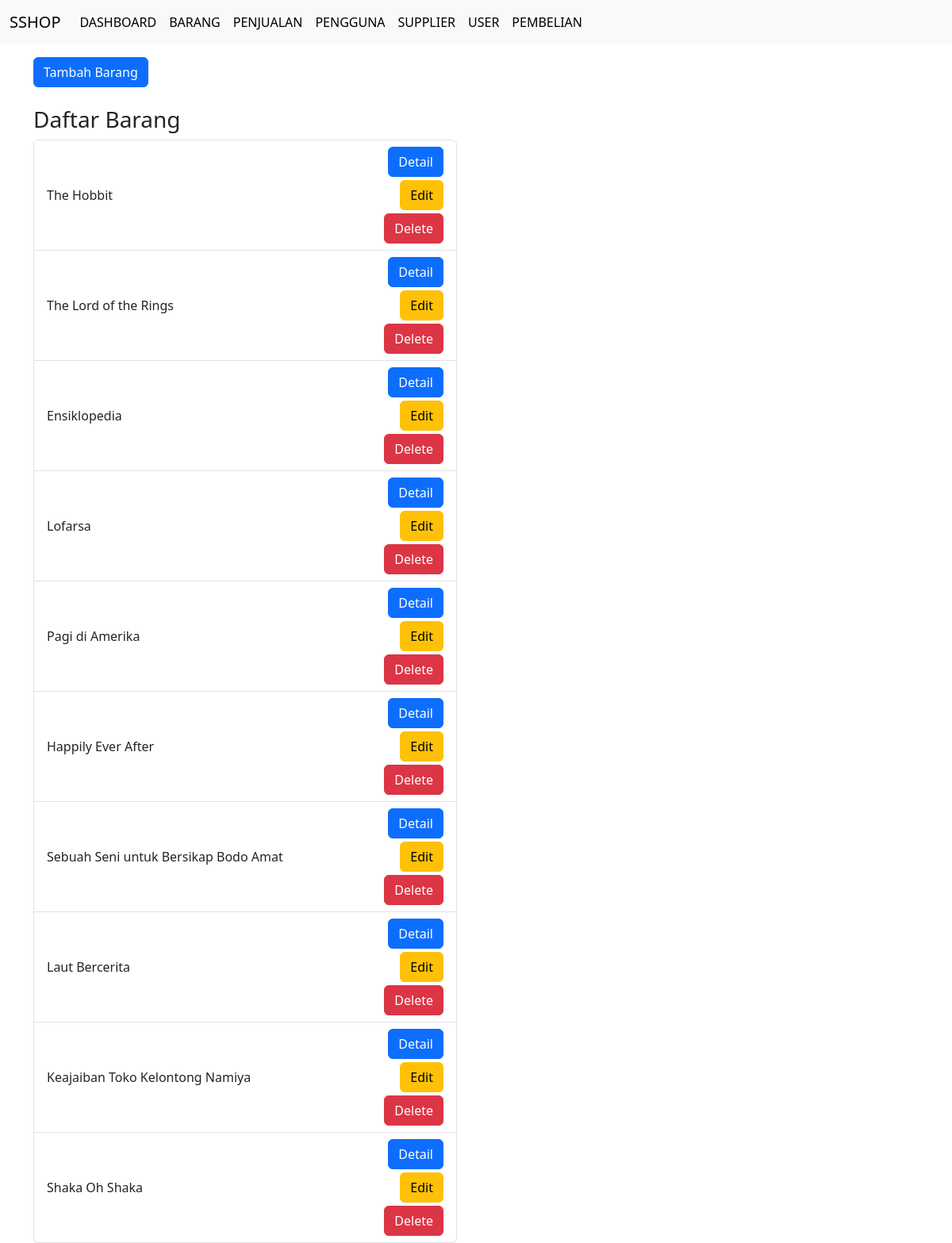
/public/barang, run on the app's committed database.
### tables this page shows
CREATE TABLE `barang` (
  `IdBarang` int(11) NOT NULL,
  `NamaBarang` varchar(100) DEFAULT NULL,
  `Keterangan` text DEFAULT NULL,
  `Satuan` varchar(20) DEFAULT NULL,
  `IdPengguna` int(11) DEFAULT NULL
);

### app/core/Controller.php (called while the page is built, shortened)
<?php
class Controller {
    public function view($view, $data = [])
    {
        require_once '../app/views/template/header.php';
        require_once '../app/views/' . $view . '.php';
        require_once '../app/views/template/footer.php';
    }
    public function model($model)
    {
        return new $model;
    }
}

### app/controller/Barang.php (called while the page is built, shortened)
<?php
class Barang extends Controller {
    public function index()
    {
      $data['judul'] = 'Data Barang';
      $data['barang'] = $this->model('barang_model')->getAllBarang();
      $this->view('barang/index', $data);
    }
  }

### app/core/App.php (called while the page is built, shortened)
<?php
class App{
    protected $method = 'index';
    protected $params = [];
    public function __construct()
    {
        $this->controller = new $this->controller;
        call_user_func_array([$this->controller, $this->method], $this->params);
    }
}

### public/index.php (called while the page is built, shortened)
<?php
$app = new App;

### app/core/Database.php (called while the page is built, shortened)
<?php
class Database {
    private $host = DB_HOST;
    private $user = DB_USER;
    private $pass = DB_PASS;
    private $db_name = DB_NAME;
    private $dbh;
    private $stmt;
    public function __construct()
    {
            $dsn = 'mysql:host='.$this->host.';dbname='.$this->db_name;
            $option =[
                PDO::ATTR_PERSISTENT => true,
                PDO::ATTR_ERRMODE => PDO::ERRMODE_EXCEPTION
            ];
            try {
                $this->dbh = new PDO($dsn, $this->user, $this->pass, $option);
            } catch (PDOException $e) {
                die($e->getMessage());
            }
        }
        public function query($query)
        {
            $this->stmt = $this->dbh->prepare($query);
        }
        public function execute()
        {
            $this->stmt->execute();
        }
        public function resultSet()
        {
            $this->execute();
            return $this->stmt->fetchAll(PDO::FETCH_ASSOC);
        }
}

### app/models/barang_model.php (called while the page is built, shortened)
<?php
class barang_model {
    private $table = 'barang';
    private $db;
    public function __construct()
    {
        $this->db = new Database;
    }
        public function getAllBarang()
        {
         $this->db->query('SELECT * FROM ' .$this->table);
         return $this->db->resultSet();
        }
    }

### app/views/barang/index.php (the view, shortened to what this page needs)
<div class="container mt-3">
<div class="row">
<div class="row">
    <div class="col-lg-6">
        <button type="button" class="btn btn-primary tombolTambahData" data-bs-toggle="modal" data-bs-target="#formModal">
        Tambah Barang
        </button>
<br></br>
        <h3> Daftar Barang </h3>
        <ul class='list-group'>
        <?php foreach( $data['barang'] as $barang ) : ?>
          <li class="list-group-item d-flex justify-content-between align-items-center">
    <?= $barang['NamaBarang']?>
    <div class="d-flex flex-column align-items-end">
        <a href="<?= BASEURL; ?>/barang/detail/<?= $barang['IdBarang']; ?>" class="btn btn-primary mb-1">Detail</a>
        <a href="<?= BASEURL; ?>/barang/ubah/<?= $barang['IdBarang']; ?>" class="btn btn-warning mb-1 tampilModalUbah"
           data-bs-toggle="modal" data-bs-target="#formModal" data-id="<?= $barang['IdBarang']; ?>">Edit</a>
        <a href="<?= BASEURL; ?>/barang/hapus/<?= $barang['IdBarang']; ?>" class="btn btn-danger" onclick="return confirm('yakin?');">Delete</a>
    </div>
</li>
        <?php endforeach;?>
        </ul>
</div>
</div>

### data on the page
barang: NamaBarang "The Hobbit"
barang: NamaBarang "The Lord of the Rings"
barang: NamaBarang "Ensiklopedia"
barang: NamaBarang "Lofarsa"
barang: NamaBarang "Pagi di Amerika"
barang: NamaBarang "Happily Ever After"
barang: NamaBarang "Sebuah Seni untuk Bersikap Bodo Amat"
barang: NamaBarang "Laut Bercerita"
barang: NamaBarang "Keajaiban Toko Kelontong Namiya"
barang: NamaBarang "Shaka Oh Shaka"
